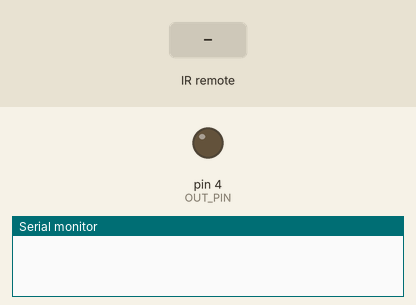
This sketch was run on a simulated Arduino Uno, built with avr-gcc and run on an emulated ATmega328P. On the bench: output pins drawn as LEDs (lit = HIGH), the last lines printed to the serial monitor. The test bench sets the inputs (shaded band).

Above: at 1.2 s.
1.3 s: infrared code 0xFFC23D received
At 2.0 s:
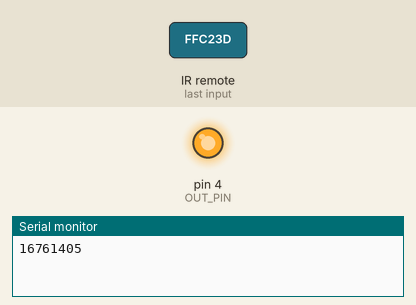
Timing chart, 0 to 4.3 s (numbered marks = the images above; inputs shaded):
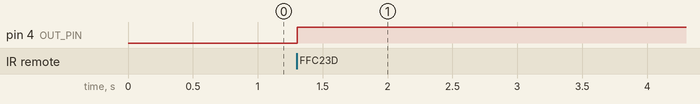

The sketch:

remote_fan.ino
```cpp
#include <IRremote.h>

int RECV_PIN = 2;
int OUT_PIN = 4;
bool radi = false;

IRrecv irrecv(RECV_PIN);

decode_results results;

int promjena() {
  if(radi) {
    radi = false;
    return LOW;
  }

  radi = true;
  return HIGH;
}

void setup()
{
  Serial.begin(9600);
  irrecv.enableIRIn(); // Start the receiver
  pinMode(OUT_PIN,OUTPUT);
  //pinMode(RECV_PIN,OUTPUT);
}

void loop() {
  //digitalWrite(RECV_PIN, HIGH);
  if (irrecv.decode(&results)) {
    Serial.println(results.value);
    if(results.value == 16761405 || results.value == 32959)
      digitalWrite(OUT_PIN, promjena());
    irrecv.resume(); // Receive the next value
  }
  delay(100);
}
```

Measured:
- after the input at 1.3 s, pin 4 (OUT_PIN): LOW → HIGH at once
